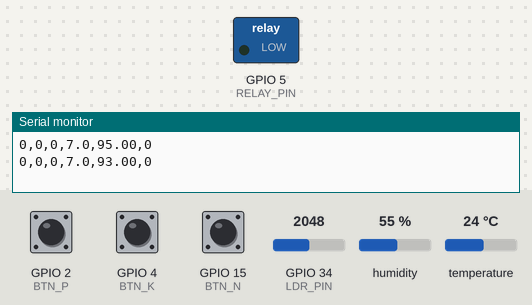
A sketch run on a simulated ESP32. On the bench: switched loads named in the sketch (green lamp = pin HIGH), the last lines printed to the serial monitor. The inputs (shaded band) are chosen by the test bench; at power-on: GPIO 2 (BTN_P) HIGH, GPIO 4 (BTN_K) HIGH, GPIO 15 (BTN_N) HIGH, humidity 55 %, GPIO 34 (LDR_PIN) = 2048, temperature 24 °C.

Above: at 1.8 s.
1.9 s: GPIO 2 (BTN_P) driven LOW and GPIO 4 (BTN_K) driven LOW and GPIO 15 (BTN_N) driven LOW
7.9 s: humidity set to 32 %
At 9.9 s:
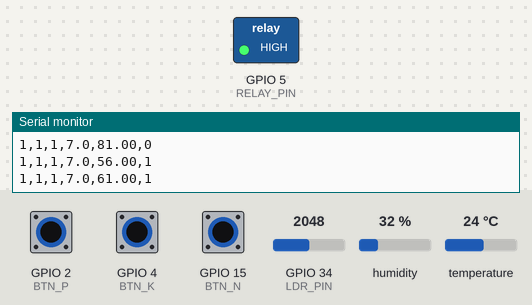
13.9 s: humidity set to 29 %
16.1 s: humidity set to 38 %
22.1 s: humidity set to 41 %
At 23.2 s:
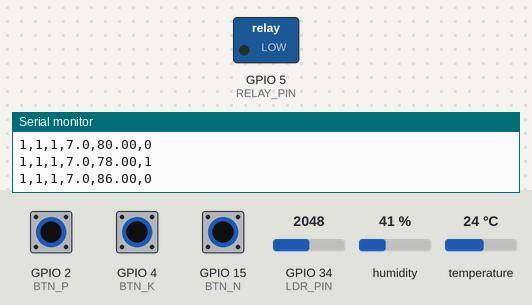
Timing chart, 0 to 25.1 s (numbered marks = the images above; inputs shaded):
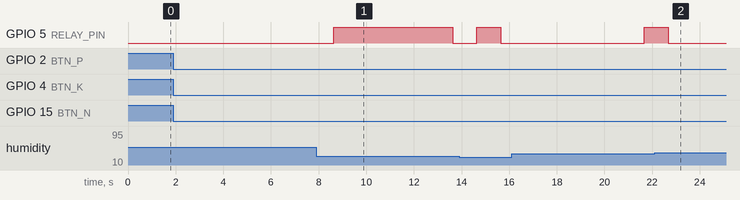

Measured:
- the behaviour switches between 39 and 40 % on humidity (found by bisection; images 1 and 2)
- after the input at 22.1 s, GPIO 5 (RELAY_PIN): goes on until 22.7 s, then stays LOW

The sketch:

sketch.ino
```cpp
#include <DHT.h>

#define DHTPIN 27
#define DHTTYPE DHT22
DHT dht(DHTPIN, DHTTYPE);

// Pinos dos botões (N, P, K)
#define BTN_N 15
#define BTN_P 2
#define BTN_K 4

// Sensor de pH (LDR)
#define LDR_PIN 34

// Relé (bomba)
#define RELAY_PIN 5

// Estados "toggle" dos nutrientes
bool nState = false;
bool pState = false;
bool kState = false;

// Estados anteriores dos botões
bool lastN = HIGH;
bool lastP = HIGH;
bool lastK = HIGH;

int humidity = 40;

void setup() {
  Serial.begin(115200);
  dht.begin();

  pinMode(BTN_N, INPUT_PULLUP);
  pinMode(BTN_P, INPUT_PULLUP);
  pinMode(BTN_K, INPUT_PULLUP);

  pinMode(RELAY_PIN, OUTPUT);
  digitalWrite(RELAY_PIN, LOW);
}

void loop() {
  // Leitura atual dos botões
  bool currentN = digitalRead(BTN_N);
  bool currentP = digitalRead(BTN_P);
  bool currentK = digitalRead(BTN_K);

  // Detecta clique no botão N
  if (lastN == HIGH && currentN == LOW) {
    nState = !nState;
    delay(200);
  }

  // Detecta clique no botão P
  if (lastP == HIGH && currentP == LOW) {
    pState = !pState;
    delay(200);
  }

  // Detecta clique no botão K
  if (lastK == HIGH && currentK == LOW) {
    kState = !kState;
    delay(200);
  }

  // Atualiza os estados anteriores
  lastN = currentN;
  lastP = currentP;
  lastK = currentK;

  // Leitura do LDR (pH)
  int ldrValue = analogRead(LDR_PIN);
  float ph = map(ldrValue, 0, 4095, 0, 14);

  // Umidade do solo (simulada pelo DHT)
  float umidade = dht.readHumidity() + humidity;

  // Exibição serial
  Serial.print(nState);
  Serial.print(","); Serial.print(pState);
  Serial.print(","); Serial.print(kState);
  Serial.print(","); Serial.print(ph, 1);
  Serial.print(","); Serial.print(umidade);

  bool condicoesIdeais = false;

  // Condição para acionar a irrigação
  bool temNPK = nState && pState && kState;
  bool phIdeal = ph >= 6 && ph <= 7;
  bool abaixoUmidadeIdeal = umidade < 80;
  if (temNPK && phIdeal && abaixoUmidadeIdeal) {
    condicoesIdeais = true;
  }

  // Controle da bomba
  digitalWrite(RELAY_PIN, condicoesIdeais ? HIGH : LOW);

  if (condicoesIdeais) {
    humidity += 5;
  } else {
    humidity -= 2;
  }
  Serial.print(","); Serial.print(condicoesIdeais);
  Serial.println();

  delay(1000);
}
```
